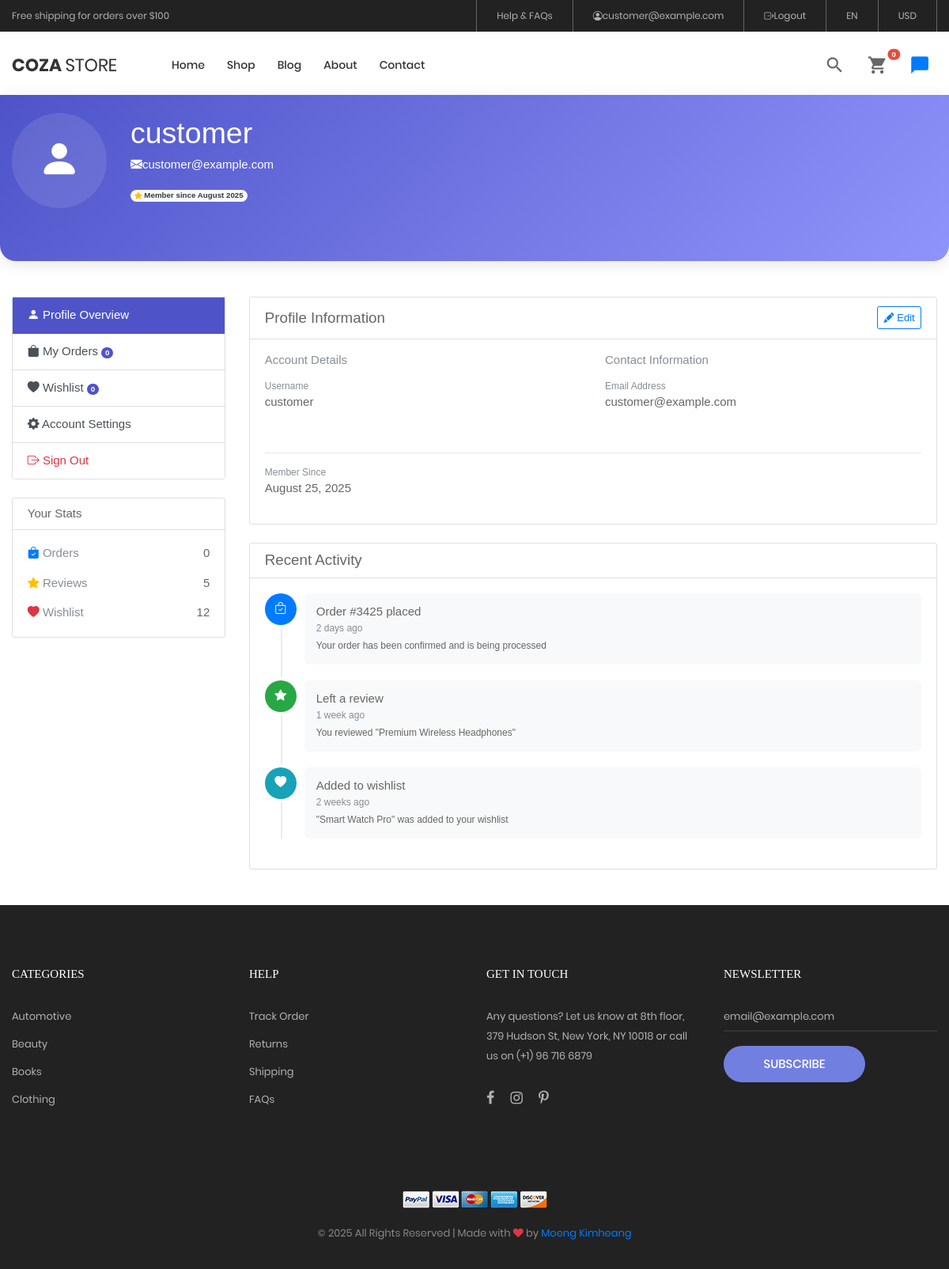
The page /views/site/profile.php (signed in) on the database its author committed.
### tables this page shows
CREATE TABLE `users` (
  `id` char(12) NOT NULL,
  `role_id` tinyint(3) UNSIGNED NOT NULL,
  `username` varchar(50) NOT NULL,
  `email` varchar(100) NOT NULL,
  `password` varchar(255) NOT NULL,
  `created_at` datetime NOT NULL DEFAULT current_timestamp(),
  `updated_at` datetime NOT NULL DEFAULT current_timestamp() ON UPDATE current_timestamp(),
  `reset_token` varchar(6) DEFAULT NULL,
  `reset_expires` datetime DEFAULT NULL,
  PRIMARY KEY (`id`),
  UNIQUE KEY `username` (`username`),
  UNIQUE KEY `email` (`email`),
  KEY `fk_users_roles` (`role_id`),
  CONSTRAINT `fk_users_roles` FOREIGN KEY (`role_id`) REFERENCES `roles` (`id`)
);

CREATE TABLE `categories` (
  `id` int(10) UNSIGNED NOT NULL AUTO_INCREMENT,
  `name` varchar(100) NOT NULL,
  `description` text DEFAULT NULL,
  `products_count` int(10) UNSIGNED NOT NULL DEFAULT 0,
  `created_at` datetime NOT NULL DEFAULT current_timestamp(),
  `updated_at` datetime NOT NULL DEFAULT current_timestamp() ON UPDATE current_timestamp(),
  PRIMARY KEY (`id`),
  UNIQUE KEY `name` (`name`)
);

### views/site/profile.php (the view, shortened to what this page needs)
<?php
require_once dirname(__DIR__, 2) . '/config/auth.php';
$uid = $_SESSION['user_id'];
$stmt = $conn->prepare("
    SELECT
        id,
        username,
        email,
        created_at,
        NULL as first_name,  -- These fields don't exist in your schema
        NULL as last_name,    -- So we set them to NULL
        NULL as phone,
        NULL as avatar,
        NULL as bio,
        NULL as location
    FROM users
    WHERE id = ?
    LIMIT 1
");
$stmt->bind_param('s', $uid);
$stmt->execute();
$user = $stmt->get_result()->fetch_assoc();
$stmt = $conn->prepare("
    SELECT
        o.id,
        o.total_usd,
        o.status,
        o.created_at,
        COUNT(oi.id) AS item_count,
        GROUP_CONCAT(DISTINCT p.name ORDER BY oi.id SEPARATOR ', ') AS product_names
    FROM orders o
    LEFT JOIN order_items oi ON oi.order_id = o.id
    LEFT JOIN products p ON p.id = oi.product_id
    WHERE o.user_id = ?
    GROUP BY o.id
    ORDER BY o.created_at DESC
    LIMIT 10
");
$stmt->bind_param('s', $uid);
$stmt->execute();
$orders = $stmt->get_result()->fetch_all(MYSQLI_ASSOC);
include dirname(__DIR__) . '/includes/header.php';
?>
<div style="margin-top: 80px;" class="main">
    <div class="profile-hero bg-gradient-primary text-white pb-5">
        <div class="container">
            <div class="row align-items-center py-4">
                <div class="col-md-auto text-center text-md-start">
                    <div class="avatar-upload position-relative d-inline-block">
                        <div class="avatar-preview rounded-circle overflow-hidden" style="width: 120px; height: 120px; background-color: rgba(255,255,255,0.1);">
                            <div class="d-flex align-items-center justify-content-center h-100">
                                <i class="bi bi-person-fill display-4"></i>
                            </div>
                        </div>
                    </div>
                </div>
                <div class="col-md mt-4 mt-md-0">
                    <h1 class="display-5 fw-bold mb-2">
                        <?= htmlspecialchars($user['username']) ?>
                    </h1>
                    <div class="d-flex flex-wrap gap-3 align-items-center">
                        <div class="d-flex align-items-center">
                            <i  class="bi bi-envelope-fill me-5"></i>
                            <?= htmlspecialchars($user['email']) ?>
                        </div>
                    </div>
                    <div class="mt-3">
                        <span class="badge bg-light text-dark rounded-pill">
                            <i class="bi bi-star-fill text-warning me-10"></i>
                            Member since <?= date('F Y', strtotime($user['created_at'])) ?>
                        </span>
                    </div>
                </div>
            </div>
        </div>
    </div>
    <div class="container my-5">
        <div class="row g-4">
            <div class="col-lg-3">
                <div class="card shadow-sm sticky-top" style="top: 100px;">
                    <div class="card-body p-0">
                        <div class="list-group list-group-flush rounded">
                            <a href="#account" class="list-group-item list-group-item-action active" data-bs-toggle="pill">
                                <i class="bi bi-person-fill me-2"></i> Profile Overview
                            </a>
                            <a href="#orders" class="list-group-item list-group-item-action" data-bs-toggle="pill">
                                <i class="bi bi-bag-fill me-2"></i> My Orders
                                <span class="badge bg-primary rounded-pill float-end"><?= count($orders) ?></span>
                            </a>
                            <a href="#wishlist" class="list-group-item list-group-item-action" data-bs-toggle="pill">
                                <i class="bi bi-heart-fill me-2"></i> Wishlist
                                <span class="badge bg-primary rounded-pill float-end">0</span>
                            </a>
                            <a href="#settings" class="list-group-item list-group-item-action" data-bs-toggle="pill">
                                <i class="bi bi-gear-fill me-2"></i> Account Settings
                            </a>
                            <a href="<?= BASE_URL ?>/auth/logout.php" class="list-group-item list-group-item-action text-danger">
                                <i class="bi bi-box-arrow-right me-2"></i> Sign Out
                            </a>
                        </div>
                    </div>
                </div>
                <div class="card shadow-sm mt-4">
                    <div class="card-header bg-white border-bottom">
                        <h6 class="mb-0">Your Stats</h6>
                    </div>
                    <div class="card-body">
                        <div class="d-flex justify-content-between align-items-center mb-3">
                            <div>
                                <i class="bi bi-bag-check-fill text-primary me-2"></i>
                                <span class="text-muted">Orders</span>
                            </div>
                            <span class="fw-bold"><?= count($orders) ?></span>
                        </div>
                        <div class="d-flex justify-content-between align-items-center mb-3">
                            <div>
                                <i class="bi bi-star-fill text-warning me-2"></i>
                                <span class="text-muted">Reviews</span>
                            </div>
                            <span class="fw-bold">5</span>
                        </div>
                        <div class="d-flex justify-content-between align-items-center">
                            <div>
                                <i class="bi bi-heart-fill text-danger me-2"></i>
                                <span class="text-muted">Wishlist</span>
                            </div>
                            <span class="fw-bold">12</span>
                        </div>
                    </div>
                </div>
            </div>
            <div class="col-lg-9">
                <div class="tab-content">
                    <div class="tab-pane fade show active" id="account">
                        <div class="card shadow-sm mb-4">
                            <div class="card-header bg-white d-flex justify-content-between align-items-center">
                                <h5 class="mb-0">Profile Information</h5>
                                <button class="btn btn-sm btn-outline-primary" data-bs-toggle="modal" data-bs-target="#editProfileModal">
                                    <i class="bi bi-pencil-fill me-1"></i> Edit
                                </button>
                            </div>
                            <div class="card-body">
                                <div class="row">
                                    <div class="col-md-6 mb-4">
                                        <h6 class="text-muted mb-3">Account Details</h6>
                                        <div class="mb-3">
                                            <div class="text-muted small">Username</div>
                                            <div class="fw-bold"><?= htmlspecialchars($user['username']) ?></div>
                                        </div>
                                    </div>
                                    <div class="col-md-6 mb-4">
                                        <h6 class="text-muted mb-3">Contact Information</h6>
                                        <div class="mb-3">
                                            <div class="text-muted small">Email Address</div>
                                            <div class="fw-bold"><?= htmlspecialchars($user['email']) ?></div>
                                        </div>
                                    </div>
                                </div>
                                <hr>
                                <div class="mb-3">
                                    <div class="text-muted small">Member Since</div>
                                    <div class="fw-bold"><?= date('F j, Y', strtotime($user['created_at'])) ?></div>
                                </div>
                            </div>
                        </div>
                        <div class="card shadow-sm">
                            <div class="card-header bg-white">
                                <h5 class="mb-0">Recent Activity</h5>
                            </div>
                            <div class="card-body">
                                <div class="timeline">
                                    <div class="timeline-item">
                                        <div class="timeline-badge bg-primary">
                                            <i class="bi bi-bag-check"></i>
                                        </div>
                                        <div class="timeline-content">
                                            <h6 class="mb-1">Order #3425 placed</h6>
                                            <p class="text-muted small mb-1">2 days ago</p>
                                            <p class="small">Your order has been confirmed and is being processed</p>
                                        </div>
                                    </div>
                                    <div class="timeline-item">
                                        <div class="timeline-badge bg-success">
                                            <i class="bi bi-star-fill"></i>
                                        </div>
                                        <div class="timeline-content">
                                            <h6 class="mb-1">Left a review</h6>
                                            <p class="text-muted small mb-1">1 week ago</p>
                                            <p class="small">You reviewed "Premium Wireless Headphones"</p>
                                        </div>
                                    </div>
                                    <div class="timeline-item">
                                        <div class="timeline-badge bg-info">
                                            <i class="bi bi-heart-fill"></i>
                                        </div>
                                        <div class="timeline-content">
                                            <h6 class="mb-1">Added to wishlist</h6>
                                            <p class="text-muted small mb-1">2 weeks ago</p>
                                            <p class="small">"Smart Watch Pro" was added to your wishlist</p>
                                        </div>
                                    </div>
                                </div>
                            </div>
                        </div>
                    </div>
                </div>
            </div>
        </div>
    </div>
</div>
<?php include dirname(__DIR__) . '/includes/footer.php'; ?>

### views/includes/footer.php (shortened to what this page needs)
<footer class="bg3 p-t-75 p-b-32">
    <div class="container">
        <div class="row">
            <div class="col-sm-6 col-lg-3 p-b-50">
                <h4 class="stext-301 cl0 p-b-30">Categories</h4>
                <ul>
                    <?php
                    $footerCats = $mysqli->query("SELECT name, id FROM categories ORDER BY name LIMIT 4");
                    while ($fc = $footerCats->fetch_assoc()):
                    ?>
                        <li class="p-b-10">
                            <a href="<?= BASE_URL ?>/views/site/product.php?cat_id=<?= $fc['id'] ?>"
                                class="stext-107 cl7 hov-cl1 trans-04">
                                <?= htmlspecialchars($fc['name']) ?>
                            </a>
                        </li>
                    <?php endwhile; ?>
                </ul>
            </div>
            <div class="col-sm-6 col-lg-3 p-b-50">
                <h4 class="stext-301 cl0 p-b-30">Help</h4>
                <ul>
                    <li class="p-b-10"><a href="<?= BASE_URL ?>/views/site/track-order.php" class="stext-107 cl7 hov-cl1 trans-04">Track Order</a></li>
                    <li class="p-b-10"><a href="<?= BASE_URL ?>/views/site/returns.php" class="stext-107 cl7 hov-cl1 trans-04">Returns</a></li>
                    <li class="p-b-10"><a href="<?= BASE_URL ?>/views/site/shipping.php" class="stext-107 cl7 hov-cl1 trans-04">Shipping</a></li>
                    <li class="p-b-10"><a href="<?= BASE_URL ?>/views/site/faq.php" class="stext-107 cl7 hov-cl1 trans-04">FAQs</a></li>
                </ul>
            </div>
            <div class="col-sm-6 col-lg-3 p-b-50">
                <h4 class="stext-301 cl0 p-b-30">GET IN TOUCH</h4>
                <p class="stext-107 cl7 size-201">
                    Any questions? Let us know at 8th floor, 379 Hudson St, New York, NY 10018 or call us on (+1) 96 716 6879
                </p>
                <div class="p-t-27">
                    <a href="#" class="fs-18 cl7 hov-cl1 trans-04 m-r-16"><i class="fa fa-facebook"></i></a>
                    <a href="#" class="fs-18 cl7 hov-cl1 trans-04 m-r-16"><i class="fa fa-instagram"></i></a>
                    <a href="#" class="fs-18 cl7 hov-cl1 trans-04 m-r-16"><i class="fa fa-pinterest-p"></i></a>
                </div>
            </div>
            <div class="col-sm-6 col-lg-3 p-b-50">
                <h4 class="stext-301 cl0 p-b-30">Newsletter</h4>
                <form action="<?= BASE_URL ?>/views/site/subscribe.php" method="post">
                    <div class="wrap-input1 w-full p-b-4">
                        <input class="input1 bg-none plh1 stext-107 cl7" type="email" name="email" placeholder="email@example.com" required>
                    </div>
                    <div class="p-t-18">
                        <button type="submit" class="flex-c-m stext-101 cl0 size-103 bg1 bor1 hov-btn2 p-lr-15 trans-04">
                            Subscribe
                        </button>
                    </div>
                </form>
            </div>
        </div>
        <div class="p-t-40">
            <div class="flex-c-m flex-w p-b-18">
                <a href="#" class="m-all-1"><img src="<?= BASE_URL ?>/assets/images/icons/icon-pay-01.png" alt="ICON-PAY"></a>
                <a href="#" class="m-all-1"><img src="<?= BASE_URL ?>/assets/images/icons/icon-pay-02.png" alt="ICON-PAY"></a>
                <a href="#" class="m-all-1"><img src="<?= BASE_URL ?>/assets/images/icons/icon-pay-03.png" alt="ICON-PAY"></a>
                <a href="#" class="m-all-1"><img src="<?= BASE_URL ?>/assets/images/icons/icon-pay-04.png" alt="ICON-PAY"></a>
                <a href="#" class="m-all-1"><img src="<?= BASE_URL ?>/assets/images/icons/icon-pay-05.png" alt="ICON-PAY"></a>
            </div>
            <p class="stext-107 cl6 txt-center mb-0">
                &copy; <?= date('Y'); ?> All Rights Reserved |
                Made with <i class="fa fa-heart text-danger" aria-hidden="true"></i>
                by <a href="https://your-website.com" class="text-decoration-none">Moeng Kimheang</a>
            </p>
        </div>
    </div>
</footer>
</body>
</html>

### rows shown on the page
users: username "customer", email "customer@example.com", created_at "August 2025", created_at "August 25, 2025"
categories: name "Automotive"
categories: name "Beauty"
categories: name "Books"
categories: name "Clothing"

### other values the page prints
$_SESSION['user_username'] "customer@example.com"
$cartCount "0"
count($orders) "0"
